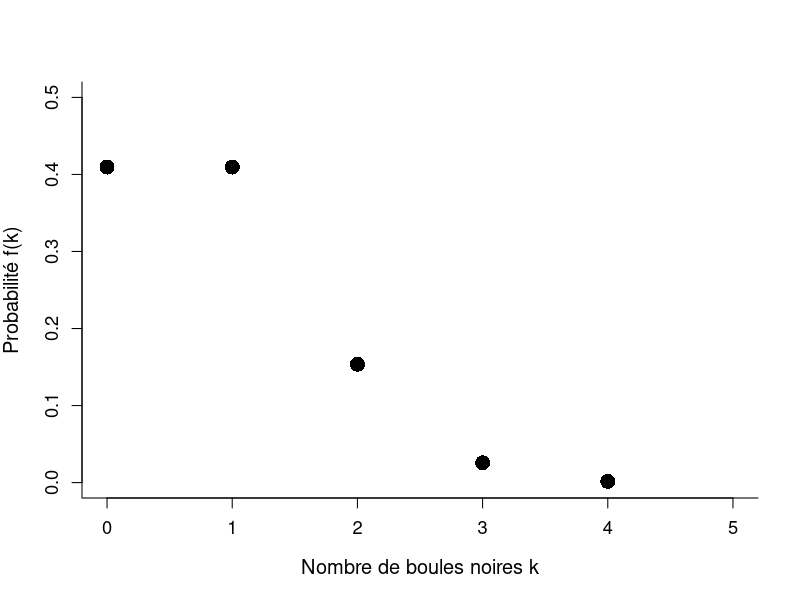
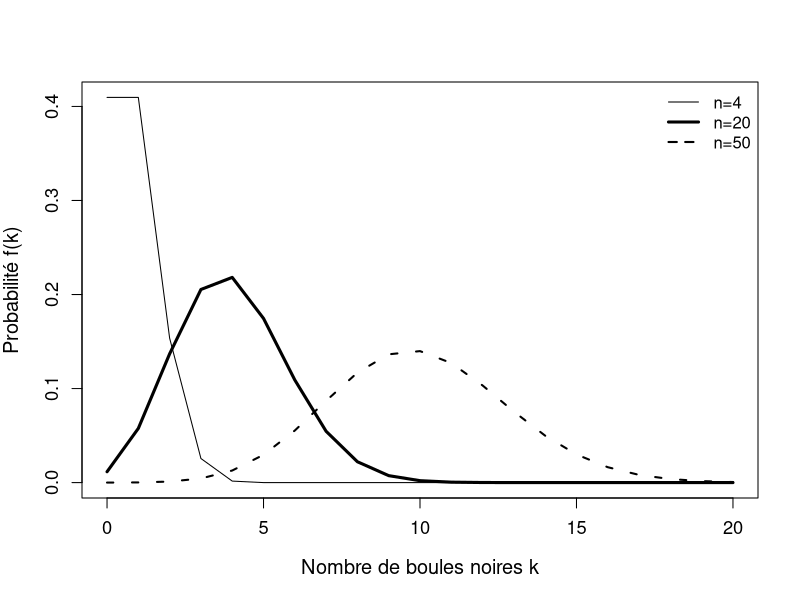
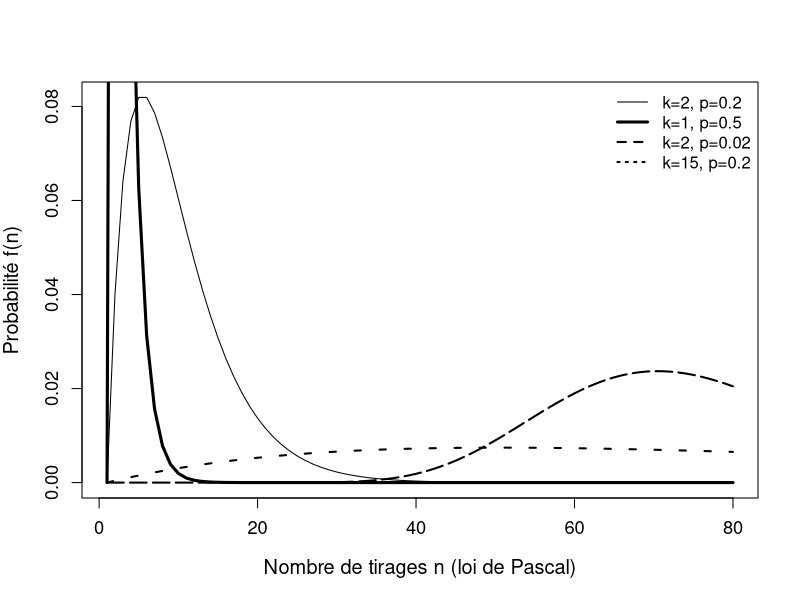
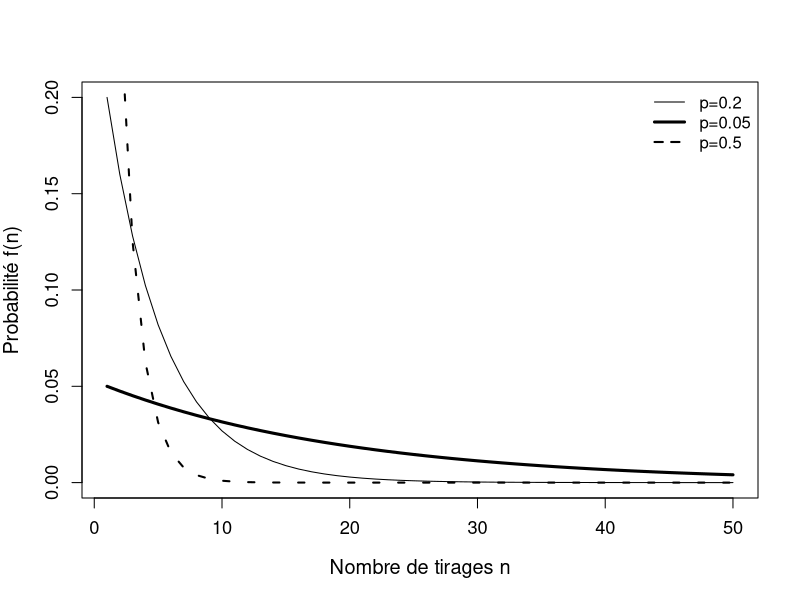
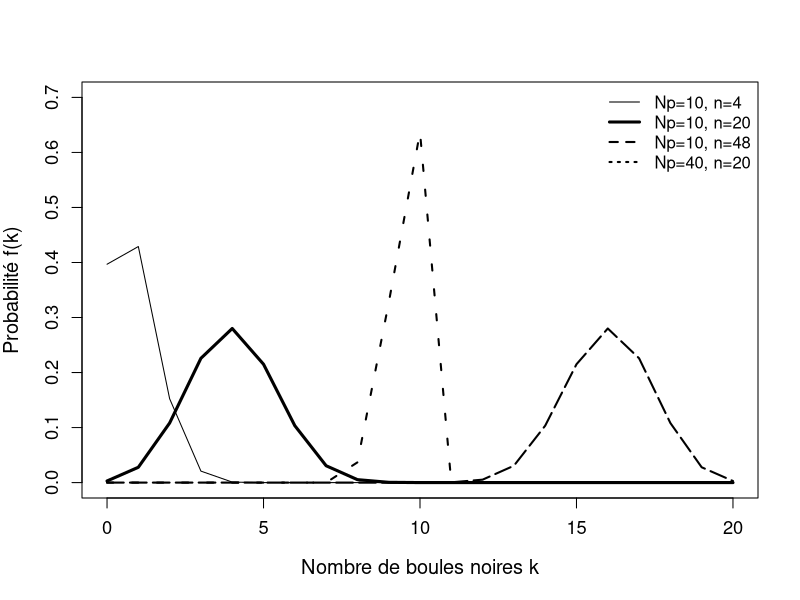
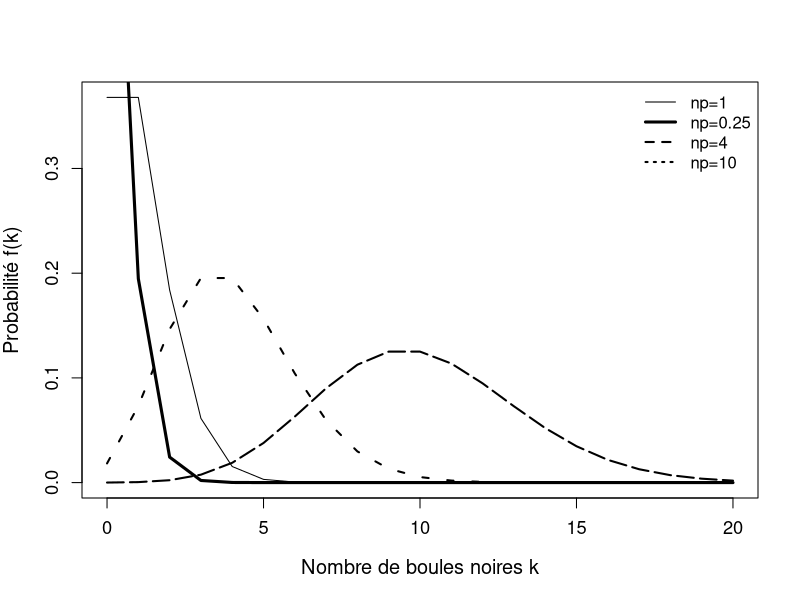
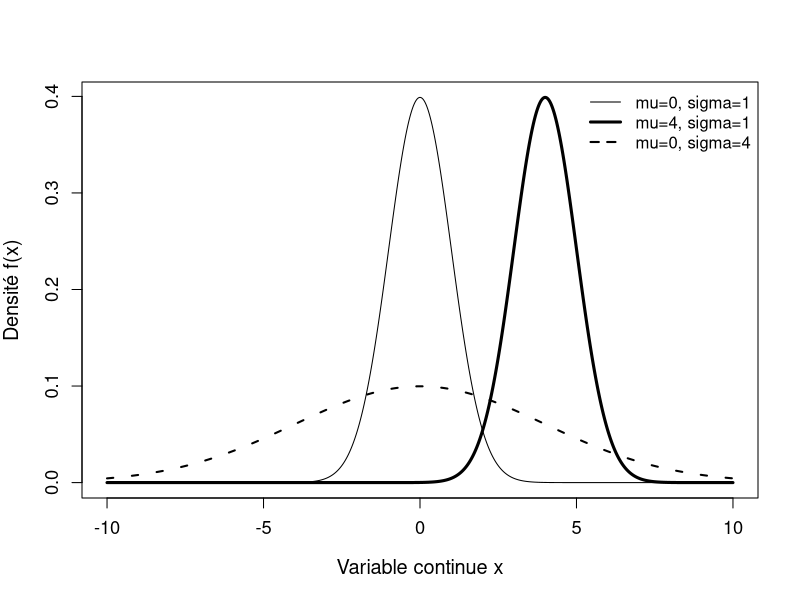
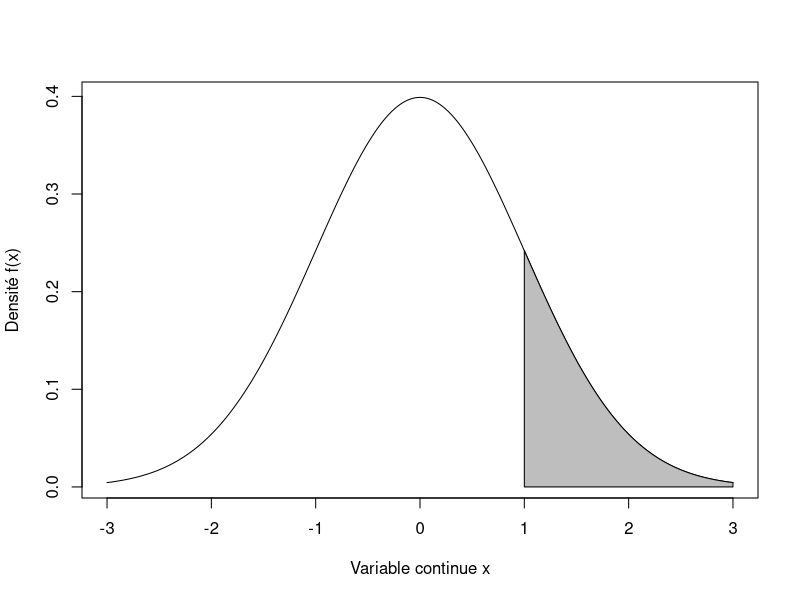

The R script that drew these images, in order:
## ---- chunk 1
knitr::opts_chunk$set(
  echo = TRUE,
  warning = FALSE,
  message = FALSE,
  fig.width = 8,
  fig.height = 5,
  fig.align = "center",
  comment = "#>"
)
## ---- chunk 2
p <- 0.2
n <- 4
k <- 2

choose(n, k) * p^k * (1 - p)^(n - k)
dbinom(k, n, p)
## ---- chunk 3
p <- 0.2
n <- 4
k <- 0:4
plot(
  k, dbinom(k, n, p),
  pch = 16, cex = 2,
  xlim = range(0, 5), ylim = range(0, 0.5),
  xlab = "Nombre de boules noires k",
  ylab = "Probabilité f(k)",
  cex.lab = 1.2, cex.axis = 1.1,
  bty = "l"
)
## ---- chunk 4
p <- 0.2
n <- 4

dbinom(2, n, p) + dbinom(3, n, p) + dbinom(4, n, p)
1 - dbinom(0, n, p) - dbinom(1, n, p)
pbinom(1, n, p, lower.tail = FALSE)
## ---- chunk 5
p <- 0.2
n <- 4

qbinom(0.1808, n, p, lower.tail = FALSE)
qbinom(0.15, n, p, lower.tail = FALSE)
qbinom(0.5, n, p)
## ---- chunk 6
p <- 0.2
k <- 0:20

plot(
  k, dbinom(k, 4, p), type = "l",
  xlab = "Nombre de boules noires k",
  ylab = "Probabilité f(k)",
  cex.lab = 1.2, cex.axis = 1.1
)
lines(k, dbinom(k, 20, p), lwd = 3)
lines(k, dbinom(k, 50, p), lty = "39", lwd = 2)
legend(
  "topright",
  legend = c("n=4", "n=20", "n=50"),
  lty = c(1, 1, 2), lwd = c(1, 3, 2), bty = "n"
)
## ---- chunk 7
k1 <- 2; k2 <- 7; k3 <- 1
p1 <- 0.1; p2 <- 0.4; p3 <- 0.5

factorial(k1 + k2 + k3) /
  (factorial(k1) * factorial(k2) * factorial(k3)) *
  p1^k1 * p2^k2 * p3^k3

dmultinom(c(k1, k2, k3), prob = c(p1, p2, p3))
## ---- chunk 8
p <- 0.2
n <- 4
k <- 2
r <- 2

choose(n - 1, k - 1) * p^k * (1 - p)^(n - k)
dnbinom(n - k, k, p)
dnbinom(r, k, p)
## ---- chunk 9
p <- 0.2
n <- 1:80
k <- 2

plot(
  n, dnbinom(n - k, k, p), type = "l",
  xlab = "Nombre de tirages n (loi de Pascal)",
  ylab = "Probabilité f(n)",
  cex.lab = 1.2, cex.axis = 1.1
)
lines(n, dnbinom(n - k, 1, 0.5), lwd = 3)
lines(n, dnbinom(n - 2, 2, 0.02), lty = "39", lwd = 2)
lines(n, dnbinom(n - 15, 15, 0.2), lty = "83", lwd = 2)
legend(
  "topright",
  legend = c("k=2, p=0.2", "k=1, p=0.5", "k=2, p=0.02", "k=15, p=0.2"),
  lty = c(1, 1, 2, 3), lwd = c(1, 3, 2, 2), bty = "n"
)
## ---- chunk 10
p <- 0.2
n <- 4
r <- 3

p * (1 - p)^(n - 1)
dgeom(r, p)
## ---- chunk 11
p <- 0.2
n <- 1:50
plot(
  n, dgeom(n - 1, p), type = "l",
  xlab = "Nombre de tirages n",
  ylab = "Probabilité f(n)",
  cex.lab = 1.2, cex.axis = 1.1
)
lines(n, dgeom(n - 1, 0.05), lwd = 3)
lines(n, dgeom(n - 1, 0.5), lty = "39", lwd = 2)
legend(
  "topright",
  legend = c("p=0.2", "p=0.05", "p=0.5"),
  lty = c(1, 1, 2), lwd = c(1, 3, 2), bty = "n"
)
## ---- chunk 12
k <- 2
Np <- 10
N <- 50
n <- 4

choose(Np, k) * choose(N - Np, n - k) / choose(N, n)
dhyper(k, Np, N - Np, n)
## ---- chunk 13
k <- 0:20
N <- 50

plot(
  k, dhyper(k, 10, N - 10, 4), type = "l",
  ylim = range(0, 0.7),
  xlab = "Nombre de boules noires k",
  ylab = "Probabilité f(k)",
  cex.lab = 1.2, cex.axis = 1.1
)
lines(k, dhyper(k, 10, N - 10, 20), lwd = 3)
lines(k, dhyper(k, 10, N - 10, 48), lty = "39", lwd = 2)
lines(k, dhyper(k, 40, N - 40, 20), lty = "83", lwd = 2)
legend(
  "topright",
  legend = c("Np=10, n=4", "Np=10, n=20", "Np=10, n=48", "Np=40, n=20"),
  lty = c(1, 1, 2, 3), lwd = c(1, 3, 2, 2), bty = "n"
)
## ---- chunk 14
k <- 2
p <- 0.02
n <- 50

(n * p)^k * exp(-n * p) / factorial(k)
dpois(k, n * p)
## ---- chunk 15
k <- 0:20
plot(
  k, dpois(k, 50 * 0.02), type = "l",
  xlab = "Nombre de boules noires k",
  ylab = "Probabilité f(k)",
  cex.lab = 1.2, cex.axis = 1.1
)
lines(k, dpois(k, 50 * (1 / 200)), lwd = 3)
lines(k, dpois(k, 200 * 0.02), lty = "39", lwd = 2)
lines(k, dpois(k, 500 * 0.02), lty = "83", lwd = 2)
legend(
  "topright",
  legend = c("np=1", "np=0.25", "np=4", "np=10"),
  lty = c(1, 1, 2, 3), lwd = c(1, 3, 2, 2), bty = "n"
)
## ---- chunk 16
x <- 160
mu <- 165
sigma <- 7

1 / (sqrt(2 * pi) * sigma) * exp(-((x - mu)^2 / (2 * sigma^2)))
dnorm(x, mu, sigma)
pnorm(x, mu, sigma, lower.tail = FALSE)
pnorm(x, mu, sigma)
## ---- chunk 17
mu <- 165
sigma <- 7

pnorm(mu + 1.96 * sigma, mu, sigma) - pnorm(mu - 1.96 * sigma, mu, sigma)
mu + 1.96 * sigma
## ---- chunk 18
F <- 0.5
mu <- 165
sigma <- 7
qnorm(F, mu, sigma, lower.tail = TRUE)

F <- 0.025
qnorm(F, mu, sigma, lower.tail = FALSE)
## ---- chunk 19
x <- seq(-10, 10, 0.01)
plot(
  x, dnorm(x, 0, 1), type = "l",
  xlab = "Variable continue x",
  ylab = "Densité f(x)",
  cex.lab = 1.2, cex.axis = 1.1
)
lines(x, dnorm(x, 4, 1), lwd = 3)
lines(x, dnorm(x, 0, 4), lty = "39", lwd = 2)
legend(
  "topright",
  legend = c("mu=0, sigma=1", "mu=4, sigma=1", "mu=0, sigma=4"),
  lty = c(1, 1, 2), lwd = c(1, 3, 2), bty = "n"
)
## ---- chunk 20
x <- -2.57

1 / sqrt(2 * pi) * exp(-x^2 / 2)
dnorm(x)
pnorm(x)
pnorm(1, lower.tail = FALSE)
qnorm(0.025, lower.tail = FALSE)
## ---- chunk 21
x <- seq(-3, 3, 0.01)
plot(x, dnorm(x), type = "l", xlab = "Variable continue x", ylab = "Densité f(x)")
x2 <- seq(1, 3, 0.01)
polygon(x = c(x2, 3, 1), y = c(dnorm(x2), 0, 0), col = "grey")
## ---- chunk 22
x <- 2
lambda <- 1

lambda * exp(-lambda * x)
dexp(x)
pexp(x)
pexp(x, lower.tail = FALSE)
qexp(0.025, lower.tail = FALSE)
## ---- chunk 23
x <- 2
alpha <- 1
beta <- 1

1 / (beta^alpha * gamma(alpha)) * x^(alpha - 1) * exp(-x / beta)
dgamma(x, shape = alpha, scale = beta)
dgamma(x, shape = 1, scale = 3)
pgamma(x, shape = 1, scale = 3)
pgamma(x, shape = 1, scale = 3, lower.tail = FALSE)
qgamma(0.025, shape = 1, scale = 3, lower.tail = FALSE)
## ---- chunk 24
x <- seq(-0.1, 8, 0.01)
plot(x, dgamma(x, shape = 1, scale = 1), type = "l", xlim = range(0, 7),
     xlab = "Variable continue x", ylab = "Densité f(x)")
lines(x, dgamma(x, shape = 1, scale = 4), lwd = 3)
lines(x, dgamma(x, shape = 4, scale = 1), lty = "39", lwd = 2)
lines(x, dgamma(x, shape = 2, scale = 2), lty = "83", lwd = 2)
legend(
  "topright",
  legend = c("a=1,b=1", "a=1,b=4", "a=4,b=1", "a=2,b=2"),
  lty = c(1,1,2,3), lwd = c(1,3,2,2), bty = "n"
)
## ---- chunk 25
x <- 2
ddl <- 4

1 / (2^(ddl / 2) * gamma(ddl / 2)) * x^(ddl / 2 - 1) * exp(-x / 2)
dchisq(x, ddl)
pchisq(x, ddl)
pchisq(x, ddl, lower.tail = FALSE)
qchisq(0.025, ddl, lower.tail = FALSE)
## ---- chunk 26
x <- 2
ddl1 <- 2
ddl2 <- 3

df(x, ddl1, ddl2)
df(x, ddl2, ddl1)
pf(x, ddl1, ddl2)
pf(x, ddl1, ddl2, lower.tail = FALSE)
qf(0.025, ddl1, ddl2, lower.tail = FALSE)
## ---- chunk 27
t <- 2
ddl <- 3

gamma((ddl + 1) / 2) / (sqrt(ddl * pi) * gamma(ddl / 2)) * (1 + t^2 / ddl)^(-((ddl + 1) / 2))
dt(t, ddl)
pt(t, ddl)
pt(t, ddl, lower.tail = FALSE)
qt(0.025, ddl, lower.tail = FALSE)
## ---- chunk 28
x <- seq(-3, 3, 0.01)
plot(x, dt(x, 1), type = "l", ylim = range(0, 0.5),
     xlab = "Variable continue t", ylab = "Densité f(t)")
lines(x, dt(x, 3), lwd = 3)
lines(x, dt(x, 30), lty = "39", lwd = 2)
legend(
  "topright",
  legend = c("ddl=1", "ddl=3", "ddl=30"),
  lty = c(1, 1, 2), lwd = c(1, 3, 2), bty = "n"
)
## ---- chunk 29
k <- 3
n1 <- 2
n2 <- 2

dwilcox(k, n1, n2)
## ---- chunk 30
k <- 0:50
plot(k, dwilcox(k, 2, 2), type = "l",
     xlab = "Valeur de U", ylab = "Probabilité f(U)")
lines(k, dwilcox(k, 5, 5), lwd = 3)
lines(k, dwilcox(k, 8, 8), lty = "39", lwd = 2)
lines(k, dwilcox(k, 8, 2), lty = "83", lwd = 2)
legend(
  "topright",
  legend = c("2 vs 2", "5 vs 5", "8 vs 8", "8 vs 2"),
  lty = c(1,1,2,3), lwd = c(1,3,2,2), bty = "n"
)
## ---- chunk 31
W <- 12
n1 <- 4
n2 <- 2

W - 0.5 * n1 * (n1 + 1)
## ---- chunk 32
k <- 2
n1 <- 4
n2 <- 2
pwilcox(k, n1, n2, lower.tail = FALSE)
## ---- chunk 33
k <- 3
n <- 3

dsignrank(k, n)
psignrank(2, 3, lower.tail = FALSE)
psignrank(2, 3)
## ---- chunk 34
k <- 0:50
plot(k, dsignrank(k, 3), type = "l",
     xlab = "Valeur de V", ylab = "Probabilité f(V)")
lines(k, dsignrank(k, 5), lwd = 3)
lines(k, dsignrank(k, 10), lty = "83", lwd = 2)
legend(
  "topright",
  legend = c("n=3", "n=5", "n=10"),
  lty = c(1,1,2), lwd = c(1,3,2), bty = "n"
)
## ---- chunk 35
m.theo <- 165
n <- 10
t <- NULL

for (i in 1:500) {
  Echantillon <- rnorm(n, 165, 7)
  m <- mean(Echantillon)
  s <- sd(Echantillon)
  t.calc <- (m - m.theo) / (s / n^0.5)
  t <- c(t, t.calc)
}

hist(
  t, freq = FALSE,
  main = "Fluctuation de la VT t",
  ylim = range(0, 0.5),
  xlab = "Valeurs de la VT t",
  ylab = "Densité de la distribution",
  cex.lab = 1.2, cex.axis = 1.1
)
VT.t <- seq(-5, 10, 0.01)
lines(VT.t, dt(VT.t, n - 1), lwd = 2)
legend(
  "topright",
  c("A cause de l'échantillonnage", "Prévue par le test t"),
  lty = c(NA, 1), lwd = c(NA, 2), pch = c(22, NA),
  pt.cex = c(2.5, NA), pt.bg = c("white", NA),
  bty = "n"
)
## ---- chunk 36
pnorm(168, 165, 0.99, lower.tail = FALSE)
## ---- chunk 37
nb.coups.partis <- 1
tentatives <- 1:10
p <- 1/20

nb.coups.vides <- tentatives - nb.coups.partis
probabilite <- dbinom(nb.coups.partis, tentatives, p)
data.frame(tentatives, nb.coups.partis, nb.coups.vides, probabilite)
## ---- chunk 38
nb.coups.partis <- 1:10
tentatives <- 10
p <- 1/20
sum(dbinom(nb.coups.partis, tentatives, p))
## ---- chunk 39
m.theo <- 165
n <- 10
moyenne <- NULL
t <- NULL
p.value <- NULL

for (i in 1:20) {
  Echantillon <- rnorm(10, 165, 7)
  m <- mean(Echantillon)
  moyenne <- c(moyenne, m)
  s <- sd(Echantillon)
  t.calc <- (m - m.theo) / (s / n^0.5)
  t <- c(t, t.calc)
  p <- pt(t.calc, n - 1, lower.tail = FALSE)
  p.value <- c(p.value, p)
}

length(which(p.value <= 0.05))
data.frame(moyenne, t, p.value)
## ---- chunk 40
x <- seq(-5, 5, 0.01)
plot(x, dt(x, 9), type = "l", ylim = range(0, 0.55),
     xlab = "Valeurs de la VT t", ylab = "Densité de la distribution", bty = "l")
t.seuil <- qt(0.05, 9, lower.tail = FALSE)
lines(c(t.seuil, t.seuil), c(0, 0.4), lty = 2)
points(t, y = rep(0, 20), pch = "|", cex = 2.5)
legend(
  x = -4, y = 0.6,
  c("Loi de la VT t sous H0", "Valeur de la VT t d'un échantillon", "Seuil de rejet de H0 (5%)"),
  lty = c(1, NA, 2), lwd = c(1, NA, 1.5), pch = c(NA, "|", NA),
  pt.cex = c(NA, 3, NA), bty = "n"
)
## ---- chunk 41
0.05 / (1:10)
p.adjust(c(0.03, 0.8, 0.001, 0.015), method = "bonferroni")
## ---- chunk 42
p.adjust(c(0.8, 0.03, 0.015, 0.001), method = "holm")
## ---- chunk 43
p.adjust(c(0.8, 0.03, 0.015, 0.001), method = "BH")
## ---- chunk 44
pnorm(166.9, 165, 0.99, lower.tail = FALSE)
pnorm(165.8, 165, 0.99)
pnorm(166.9, 165, 0.99)
2 * pnorm(166.9, 165, 0.99, lower.tail = FALSE)
2 * pnorm(164.5, 165, 0.99)
## ---- chunk 45
qnorm(0.05, 165, 0.99, lower.tail = FALSE)
qnorm(0.05, 165, 0.99)

alpha <- 0.025
Mseuil.inf <- qnorm(alpha, 165, 0.99)
Mseuil.sup <- qnorm(alpha, 165, 0.99, lower.tail = FALSE)
Mseuil.inf
Mseuil.sup
## ---- chunk 46
Mseuil <- 166.63
mu.h <- seq(163, 170, 0.01)

plot(
  mu.h,
  pnorm(Mseuil, mu.h, 0.99, lower.tail = FALSE),
  type = "l",
  main = expression(paste("Variation pour ", alpha, " = 5% et ", M[seuil], " = 166,63")),
  xlab = expression(mu[h]),
  ylab = expression(paste("Puissance 1-", beta)),
  bty = "l"
)
abline(v = 165, lty = "39", lwd = 2)
## ---- chunk 47
Mseuil <- 163.37
mu.h <- seq(161, 168, 0.01)

plot(
  mu.h,
  pnorm(Mseuil, mu.h, 0.99),
  type = "l",
  main = expression(paste("Variation pour ", alpha, " = 5% et ", M[seuil], " = 163,37")),
  xlab = expression(mu[h]),
  ylab = expression(paste("Puissance 1-", beta)),
  bty = "l"
)
abline(v = 165, lty = "39", lwd = 2)
## ---- chunk 48
Mseuil.inf <- 163.06
Mseuil.sup <- 166.94
mu.h <- seq(160, 170, 0.01)

plot(
  mu.h,
  pnorm(Mseuil.inf, mu.h, 0.99) + pnorm(Mseuil.sup, mu.h, 0.99, lower.tail = FALSE),
  type = "l",
  main = expression(paste("Variation pour ", alpha, " = 5%")),
  xlab = expression(mu[h]),
  ylab = expression(paste("Puissance 1-", beta)),
  bty = "l"
)
abline(v = 165, lty = "39", lwd = 2)
## ---- chunk 49
x.seuil <- qnorm(0.05, 165, 7, lower.tail = FALSE)
faux.positif <- pnorm(x.seuil, 165, 7, lower.tail = FALSE)
faux.negatif <- pnorm(x.seuil, 169, 7)

x.seuil
faux.positif
faux.negatif
## ---- chunk 50
alpha <- 0.05
Mseuil <- qnorm(alpha, 165, 0.99, lower.tail = FALSE)
puissance_05 <- pnorm(Mseuil, 169, 0.99, lower.tail = FALSE)

alpha <- 0.001
Mseuil2 <- qnorm(alpha, 165, 0.99, lower.tail = FALSE)
puissance_001 <- pnorm(Mseuil2, 169, 0.99, lower.tail = FALSE)

c(puissance_05 = puissance_05, puissance_001 = puissance_001)
## ---- chunk 51
alpha <- 0.05
n <- 30
Mseuil <- qnorm(alpha, 165, 7 / n^0.5, lower.tail = FALSE)
puissance_n30 <- pnorm(Mseuil, 169, 7 / n^0.5, lower.tail = FALSE)

n <- 100
Mseuil <- qnorm(alpha, 165, 7 / n^0.5, lower.tail = FALSE)
puissance_n100 <- pnorm(Mseuil, 169, 7 / n^0.5, lower.tail = FALSE)

c(puissance_n30 = puissance_n30, puissance_n100 = puissance_n100)
## ---- chunk 52
alpha <- 0.05
Mseuil <- qnorm(alpha, 165, 0.99, lower.tail = FALSE)

mu.h <- 167
puissance_167 <- pnorm(Mseuil, mu.h, 0.99, lower.tail = FALSE)

mu.h <- 169
puissance_169 <- pnorm(Mseuil, mu.h, 0.99, lower.tail = FALSE)

c(puissance_167 = puissance_167, puissance_169 = puissance_169)
## ---- chunk 53
alpha <- 0.05
sigma <- 7
mu.h <- seq(165, 190, 0.01)
delta <- mu.h - 165

n <- 30
Mseuil <- qnorm(alpha, 165, sigma / n^0.5, lower.tail = FALSE)
plot(
  delta,
  pnorm(Mseuil, mu.h, sigma / n^0.5, lower.tail = FALSE),
  type = "l", lwd = 2,
  xlab = expression(Delta[(mu[h]-165)]),
  ylab = expression(1 - beta),
  main = expression(paste(alpha[seuil], " = 5% et ", sigma, " = 7 cm")),
  xlim = range(0, 5),
  bty = "l"
)

k <- 1
for (n in c(50, 100, 200, 500, 1000)) {
  k <- k + 1
  Mseuil <- qnorm(alpha, 165, sigma / n^0.5, lower.tail = FALSE)
  lines(delta, pnorm(Mseuil, mu.h, sigma / n^0.5, lower.tail = FALSE), lty = k, lwd = 2)
}
legend(
  "bottomright",
  c("n=30", "n=50", "n=100", "n=200", "n=500", "n=1000"),
  lty = 1:6, lwd = 2, bty = "n"
)
## ---- chunk 54
power.t.test(n = 20, delta = 4, sd = 7, sig.level = 0.05,
             power = NULL, type = "one.sample", alternative = "one.sided")

power.t.test(n = NULL, delta = 2, sd = 20, sig.level = 0.05,
             power = 0.8, type = "one.sample", alternative = "one.sided")
## ---- chunk 55
n <- 20
m.theo <- 165
m.testee <- 169
sigma <- 7
ncp.test <- (m.testee - m.theo) / (sigma / n^0.5)
VT.t <- seq(-5, 10, 0.01)

plot(VT.t, dt(VT.t, n - 1), type = "l", lwd = 2,
     xlab = "Valeurs de la VT t", ylab = "Densité de la distribution", bty = "l")
lines(VT.t, dt(VT.t, n - 1, ncp = ncp.test), type = "l", lwd = 2, col = "grey")
legend(
  x = 4, y = 0.4,
  c(expression(H[0]), expression(H[1])),
  lty = c(1, 1), col = c("black", "grey"), lwd = 2, bty = "n"
)
## ---- chunk 56
alpha <- 0.05
t.seuil <- qt(alpha, n - 1, lower.tail = FALSE)
puissance <- pt(t.seuil, n - 1, ncp = ncp.test, lower.tail = FALSE)
puissance
## ---- chunk 57
power.t.test(n = 20, delta = 4, sd = 7, sig.level = 0.05,
             power = NULL, type = "one.sample", alternative = "one.sided")
## ---- chunk 58
nb.eleves <- 122:130
nb.colleges <- c(1, 4, 24, 48, 59, 108, 92, 52, 12)
proportion.colleges <- nb.colleges / sum(nb.colleges)
effectif <- rep(nb.eleves, nb.colleges)

hist(effectif, breaks = c(121.5:130.5), freq = FALSE,
     main = NULL, xlab = "Nombre d'élèves par collège",
     ylab = "Proportion de collèges")
plot(nb.eleves, proportion.colleges, type = "b", pch = 16,
     xlab = "Nombre d'élèves par collège", ylab = "Proportion de collèges", bty = "l")
barplot(proportion.colleges, names.arg = nb.eleves,
        xlab = "Nombre d'élèves par collège", ylab = "Proportion de collèges")
## ---- chunk 59
mean <- 43
sigma <- 2.3

pnorm(43.5, mean, sigma) - pnorm(42.5, mean, sigma)
pnorm(43.05, mean, sigma) - pnorm(42.95, mean, sigma)
(43.5 - 42.5) * dnorm(43, mean, sigma)
## ---- chunk 60
n1 <- 2
n2 <- 2
U.calc <- 4
U.seuil <- 3

alpha.seuil <- pwilcox(U.seuil - 1, n1, n2, lower.tail = FALSE)
p.value <- pwilcox(U.calc - 1, n1, n2, lower.tail = FALSE)

alpha.seuil
p.value
## ---- chunk 61
n <- 200
k <- 4
proba.theo <- rep(1 / k, k)
X2.obs <- NULL

for (i in 1:500) {
  obs <- rmultinom(1, n, prob = proba.theo)
  X2.obs <- c(X2.obs, sum((obs - proba.theo * n)^2 / (proba.theo * n)))
}

hist(X2.obs, freq = FALSE,
     main = expression(paste("Fluctuation de la VT ", chi^2)),
     ylim = range(0, 0.3),
     xlab = expression(paste("Valeurs de la VT ", chi^2)),
     ylab = "Densité de la distribution")
VT.X2 <- seq(-0.1, 40, 0.01)
ddl <- k - 1
lines(VT.X2, dchisq(VT.X2, ddl))
legend("topright", c("A cause de l'échantillonnage", "Prévue par le test"),
       lty = c(NA, 1), lwd = c(NA, 2), pch = c(22, NA), pt.cex = c(2.5, NA),
       pt.bg = c("white", NA), bty = "n")
## ---- chunk 62
nf <- 11
nh <- 9
n <- nf + nh
mu.f <- 165
mu.h <- 165
Uh <- NULL

for (i in 1:5000) {
  Echantillon <- c(rnorm(nf, mu.f, 7), rnorm(nh, mu.h, 7))
  Wh.calc <- sum(rank(Echantillon)[(nf + 1):n])
  Uh.calc <- Wh.calc - 0.5 * nh * (nh + 1)
  Uh <- c(Uh, Uh.calc)
}

hist(Uh, freq = FALSE,
     main = expression(paste("Fluctuation de la VT ", U[h])),
     ylim = range(0, max(hist(Uh, plot = FALSE)$density) * 1.3),
     xlab = expression(paste("Valeurs de la VT ", U[h])),
     ylab = "Densité de la distribution")
VT.U <- 0:(nf * nh)
lines(VT.U, dwilcox(VT.U, nh, nf), lwd = 2)
legend("topright",
       c("A cause de l'échantillonnage", "Prévue par le test de Mann-Whitney"),
       lty = c(NA, 1), lwd = c(NA, 2), pch = c(22, NA), pt.cex = c(2.5, NA),
       pt.bg = c("white", NA), bty = "n")
